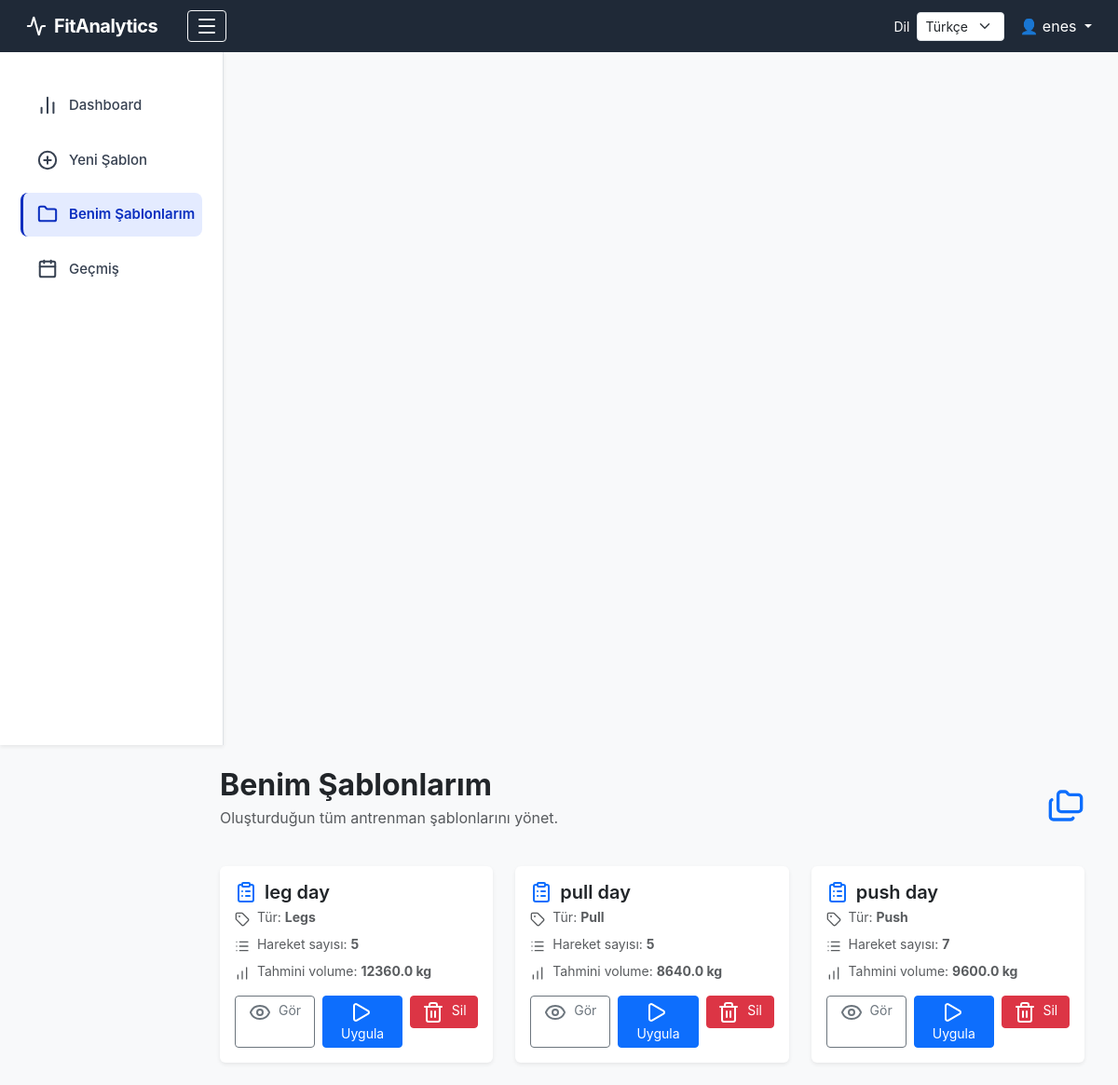
Before: /my-templates (signed in) with the older database file.
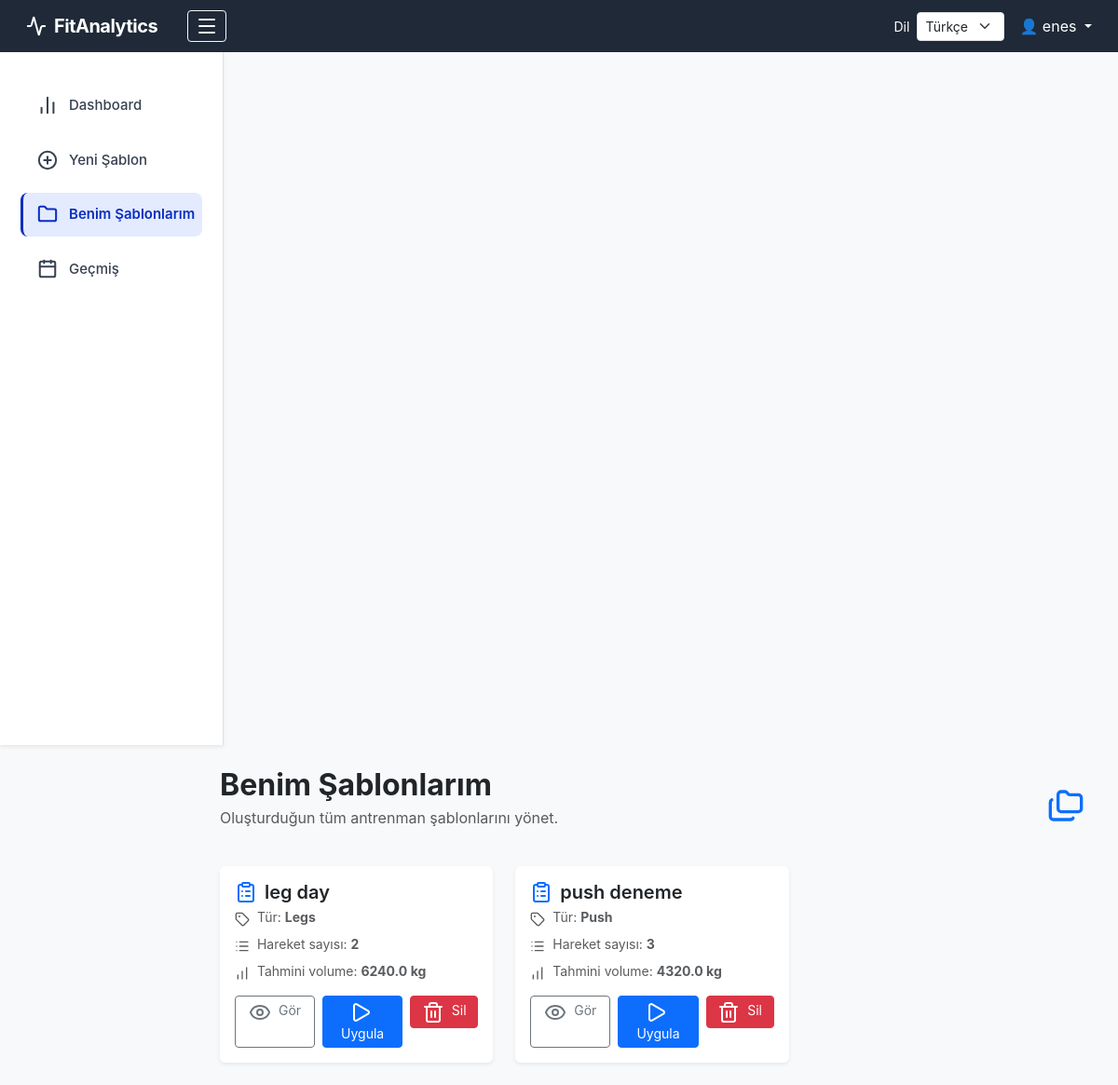
After: the same page with the newer database file.
### tables this page shows
CREATE TABLE workout_templates (
    template_id    INTEGER PRIMARY KEY AUTOINCREMENT,
    user_id        INTEGER NOT NULL,
    template_name  TEXT NOT NULL,
    workout_type   TEXT NOT NULL,
    FOREIGN KEY (user_id) REFERENCES users(user_id)
);

### app/blueprints/templates.py (the view)
@main.route("/my-templates")
def my_templates():
    if "user_id" not in session:
        return redirect(url_for("main.login"))
    user_id = session["user_id"]
    conn = get_connection()
    cur = conn.cursor()
    cur.execute("""
        SELECT wt.template_id, wt.template_name, wt.workout_type,
               COUNT(te.template_exercise_id) AS count_ex,
               COALESCE(SUM(te.default_sets * te.default_reps * te.default_weight), 0) AS volume
        FROM workout_templates wt
        LEFT JOIN template_exercises te ON te.template_id = wt.template_id
        WHERE wt.user_id = ?
        GROUP BY wt.template_id
        ORDER BY wt.template_name ASC
    """, (user_id,))
    templates = cur.fetchall()
    conn.close()
    return render_template("templates.html", templates=templates)

### app/database.py (called while the page is built)
def get_connection():
    conn = sqlite3.connect(DB_PATH)
    conn.row_factory = sqlite3.Row
    return conn

### app/templates/templates.html (shortened to what this page needs)
{% extends "layout.html" %}
{% block content %}
<div class="container-fluid">
    <div class="d-flex justify-content-between align-items-center mb-4">
        <div>
            <h2 class="fw-bold mb-1">Benim Şablonlarım</h2>
            <p class="text-muted">Oluşturduğun tüm antrenman şablonlarını yönet.</p>
        </div>
        <i data-lucide="folders" class="text-primary" style="width:40px;height:40px;"></i>
    </div>
    {% if templates %}
    <div class="row g-4">
        {% for t in templates %}
        <div class="col-md-6 col-lg-4">
            <div class="card shadow-sm border-0 h-100 template-card">
                <div class="card-body">
                    <h5 class="fw-semibold d-flex align-items-center mb-1">
                        <i data-lucide="clipboard-list" class="me-2 text-primary"></i>
                        {{ t.template_name }}
                    </h5>
                    <p class="text-muted mb-2" style="font-size:14px;">
                        <i data-lucide="tag" class="me-1" style="width:16px;height:16px;"></i>
                        Tür: <strong>{{ t.workout_type | capitalize }}</strong>
                    </p>
                    <p class="text-muted mb-2" style="font-size:14px;">
                        <i data-lucide="list" class="me-1" style="width:16px;height:16px;"></i>
                        Hareket sayısı: <strong>{{ t.count_ex }}</strong>
                    </p>
                    <p class="text-muted mb-3" style="font-size:14px;">
                        <i data-lucide="bar-chart" class="me-1" style="width:16px;height:16px;"></i>
                        Tahmini volume: <strong>{{ t.volume | round(2) }} kg</strong>
                    </p>
                    <div class="d-flex gap-2 mt-3">
                        <a href="{{ url_for('main.template_detail', template_id=t.template_id) }}"
                        class="btn btn-sm btn-outline-secondary w-100">
                            <i data-lucide="eye" class="me-1"></i> Gör
                        </a>
                        <a href="{{ url_for('main.use_template', template_id=t.template_id) }}"
                        class="btn btn-sm btn-primary w-100 text-white">
                            <i data-lucide="play" class="me-1"></i> Uygula
                        </a>
                        <form action="{{ url_for('main.delete_template', template_id=t.template_id) }}"
                            method="POST"
                            class="w-100">
                            <button class="btn btn-sm btn-danger w-100"
                                    onclick="return confirm('Bu şablonu silmek istediğine emin misin?')">
                                <i data-lucide="trash-2" class="me-1"></i> Sil
                            </button>
                        </form>
                    </div>
                </div>
            </div>
        </div>
        {% endfor %}
    </div>
    {% endif %}
</div>
{% endblock %}

Changed rows visible on the page:
removed workout_templates: template_name "pull day", workout_type "Pull", count_ex "5", volume "8640.0"
computed for workout_templates "leg day": count_ex "5" → "2"; volume "12360.0" → "6240.0"
changed workout_templates "Push": template_name "push day" → "push deneme"; count_ex "7" → "3"; volume "9600.0" → "4320.0"
